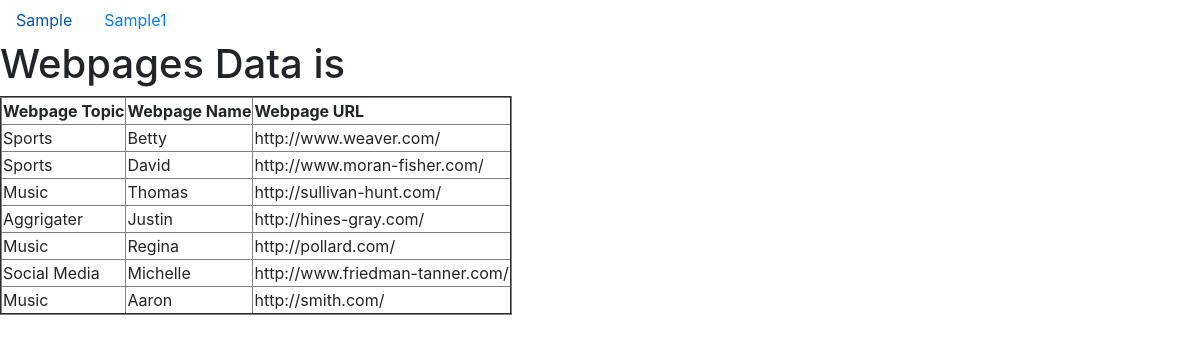
/myapp/topics/, run on the app's committed database.
### myapp/models.py (models this page shows, shortened)
class Webpage(models.Model):
    top_name=models.ForeignKey(Topic,on_delete=models.CASCADE)
    name=models.CharField(max_length=50,primary_key=True)
    url=models.URLField(unique=True)

class Topic(models.Model):
    top_name=models.CharField(max_length=120,primary_key=True)
    def __str__(self):
        return self.top_name

### myapp/views.py (the view)
# urls.py: path("topics/",views.display_topics,name="topics"),
def display_topics(request):
    data_topic=Webpage.objects.filter(Q(url__startswith="http:") & Q(url__endswith=".com/"))
    return render(request,"filter_demo.html",context={'Webpages':data_topic})

### templates/filter_demo.html
{% extends "base.html" %}
{% load static %}
{% block body_block %}
{% if  Webpages %}
<h1>Webpages Data is </h1>
<table border="2pt">
    <tr>
     <th>Webpage Topic</th>
      <th>Webpage Name</th>
      <th>Webpage URL</th>
    </tr>
    {% for webpage in Webpages %}
    <tr>
      <td>{{webpage.top_name}}</td>
      <td>{{webpage.name}}</td>
      <td>{{webpage.url}}</td>
    </tr>
    {% endfor %}
</table>
{% else %}
  <h1>No Data Found</h1>
{% endif %}
{% endblock %}

### templates/base.html (shortened to what this page needs)
{% load static %}
<!DOCTYPE html>
<html lang="en">
<head>
    <link rel="stylesheet" href="https://stackpath.bootstrapcdn.com/bootstrap/4.4.1/css/bootstrap.min.css">
</head>
<body>
    <ul class="nav">
        <li class="nav-item">
          <a class="nav-link active" href="{% url 'myapp:demo1' %}">Sample</a>
        </li>
        <li class="nav-item">
          <a class="nav-link" href="{% url 'myapp:demo2' %}">Sample1</a>
        </li>
      </ul>
      {% block body_block %}
      {% endblock body_block %}
</body>
</html>

### data on the page
Webpage: top_name "Sports", name "Betty", url "http://www.weaver.com/"
Webpage: top_name "Sports", name "David", url "http://www.moran-fisher.com/"
Webpage: top_name "Music", name "Thomas", url "http://sullivan-hunt.com/"
Webpage: top_name "Aggrigater", name "Justin", url "http://hines-gray.com/"
Webpage: top_name "Music", name "Regina", url "http://pollard.com/"
Webpage: top_name "Social Media", name "Michelle", url "http://www.friedman-tanner.com/"
Webpage: top_name "Music", name "Aaron", url "http://smith.com/"
